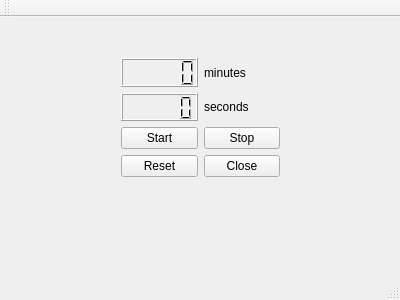
<?xml version="1.0" encoding="UTF-8"?>
<ui version="4.0">
 <class>MainWindow</class>
 <widget class="QMainWindow" name="MainWindow">
  <property name="geometry">
   <rect>
    <x>0</x>
    <y>0</y>
    <width>400</width>
    <height>300</height>
   </rect>
  </property>
  <property name="windowTitle">
   <string>MainWindow</string>
  </property>
  <widget class="QWidget" name="centralWidget">
   <widget class="QWidget" name="gridLayoutWidget">
    <property name="geometry">
     <rect>
      <x>110</x>
      <y>30</y>
      <width>181</width>
      <height>141</height>
     </rect>
    </property>
    <layout class="QGridLayout" name="gridLayout">
     <item row="2" column="1">
      <widget class="QPushButton" name="stopButton">
       <property name="text">
        <string>Stop</string>
       </property>
      </widget>
     </item>
     <item row="0" column="1">
      <widget class="QLabel" name="minLabel">
       <property name="text">
        <string>minutes</string>
       </property>
      </widget>
     </item>
     <item row="2" column="0">
      <widget class="QPushButton" name="startButton">
       <property name="text">
        <string>Start</string>
       </property>
      </widget>
     </item>
     <item row="3" column="1">
      <widget class="QPushButton" name="closeButton">
       <property name="text">
        <string>Close</string>
       </property>
      </widget>
     </item>
     <item row="1" column="1">
      <widget class="QLabel" name="secLabel">
       <property name="text">
        <string>seconds</string>
       </property>
      </widget>
     </item>
     <item row="1" column="0">
      <widget class="QLCDNumber" name="lcdNumberSec"/>
     </item>
     <item row="3" column="0">
      <widget class="QPushButton" name="resetButton">
       <property name="text">
        <string>Reset</string>
       </property>
      </widget>
     </item>
     <item row="0" column="0">
      <widget class="QLCDNumber" name="lcdNumberMin"/>
     </item>
    </layout>
   </widget>
  </widget>
  <widget class="QMenuBar" name="menuBar">
   <property name="geometry">
    <rect>
     <x>0</x>
     <y>0</y>
     <width>400</width>
     <height>25</height>
    </rect>
   </property>
  </widget>
  <widget class="QToolBar" name="mainToolBar">
   <attribute name="toolBarArea">
    <enum>TopToolBarArea</enum>
   </attribute>
   <attribute name="toolBarBreak">
    <bool>false</bool>
   </attribute>
  </widget>
  <widget class="QStatusBar" name="statusBar"/>
 </widget>
 <layoutdefault spacing="6" margin="11"/>
 <resources/>
 <connections/>
</ui>
